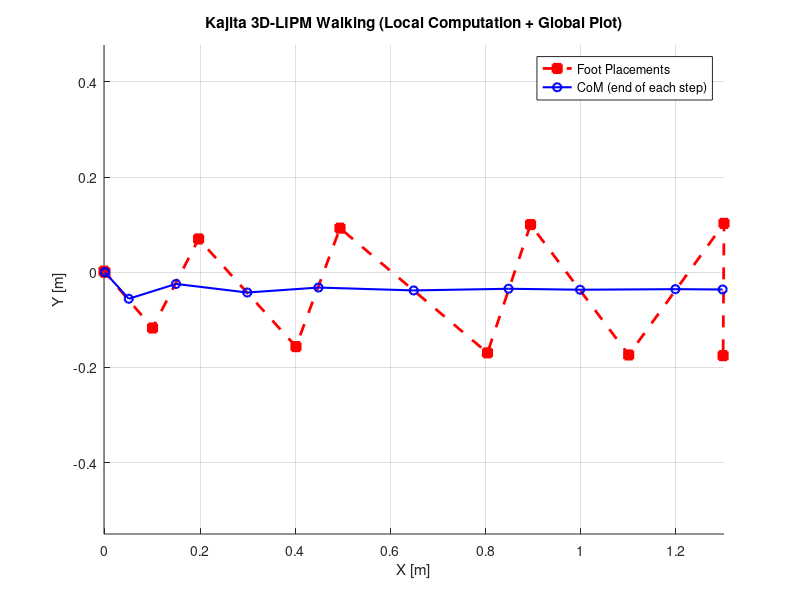

The MATLAB source for this figure:
clear; clc; close all;

sx = [0 0.1 0.1 0.2 0.1 0.3 0.1 0.2 0.2 0 0 ];      % [m] nominal step offsets in x
sy = [0.28 0.28 0.28 0.28 0.28 0.28 0.28 0.28 0.28 0.28 0.28];  % [m] nominal step offsets in y

zc = 0.4;      % [m] CoM height
g  = 9.81;     % [m/s^2]
Tc = sqrt(zc/g);

Tsup = 0.8;    % [s] support period
C = cosh(Tsup/Tc);
S = sinh(Tsup/Tc);

% Cost function weights in Eq. (4.59)
a = 10;
b = 1;
D = a*(C-1)^2 + b*(S/Tc)^2;

N = length(sx)-1;  % number of steps

% Initial CoM condition
x_local = 0;   
y_local = 0;   
xdot_local = 0; 
ydot_local = 0;

% Global foot positions for plotting
footX = zeros(1, N+1);
footY = zeros(1, N+1);
footX(1) = 0;    % first foot at (0,0) globally
footY(1) = 0;

% Global CoM positions for plotting
CoMX = zeros(1, N+1);
CoMY = zeros(1, N+1);
CoMX(1) = x_local;
CoMY(1) = y_local;

% Nominal position
px = 0;
py = 0;

% Modified position
px_star = 0;
py_star = 0;

for n = 1:N
    x_end    =  C*x_local + Tc*S*xdot_local;
    xdot_end = (S/Tc)*x_local + C*xdot_local;
    y_end    =  C*y_local + Tc*S*ydot_local;
    ydot_end = (S/Tc)*y_local + C*ydot_local;
    
    x_local    = x_end;
    xdot_local = xdot_end;
    y_local    = y_end;
    ydot_local = ydot_end;

    px = sx(n);
    py = - sy(n)*(-1)^n;

    x_bar = sx(n+1)/2;
    y_bar = sy(n+1)/2*(-1)^n;
    vx_bar = (C+1)/(Tc*S)*x_bar;
    vy_bar = (C-1)/(Tc*S)*y_bar;

    xd = px + x_bar;
    xd_dot = vx_bar;
    yd = py + y_bar;
    yd_dot = vy_bar;

    px_star = - a*(C - 1)/D * ( xd - C*x_local - Tc*S*xdot_local ) ...
              - b*(S/Tc)/D * ( xd_dot - (S/Tc)*x_local - C*xdot_local )
          
    py_star = - a*(C - 1)/D * ( yd - C*y_local - Tc*S*ydot_local ) ...
              - b*(S/Tc)/D * ( yd_dot - (S/Tc)*y_local - C*ydot_local )
    
    x_local = x_local - px_star;
    y_local = y_local - py_star;

    footX(n+1) = footX(n) + px_star;
    footY(n+1) = footY(n) + py_star;
    CoMX(n+1) = footX(n+1) + x_local;
    CoMY(n+1) = footY(n+1) + y_local;
end

%% 4) Plotting results
figure('Color','white'); hold on; grid on;
plot(footX, footY, 'rs--','LineWidth',2,'MarkerFaceColor','r',...
    'DisplayName','Foot Placements');
plot(CoMX, CoMY, 'bo-','LineWidth',1.5,...
    'DisplayName','CoM (end of each step)');
legend('Location','best');
axis equal;
title('Kajita 3D-LIPM Walking (Local Computation + Global Plot)');
xlabel('X [m]'); ylabel('Y [m]');
